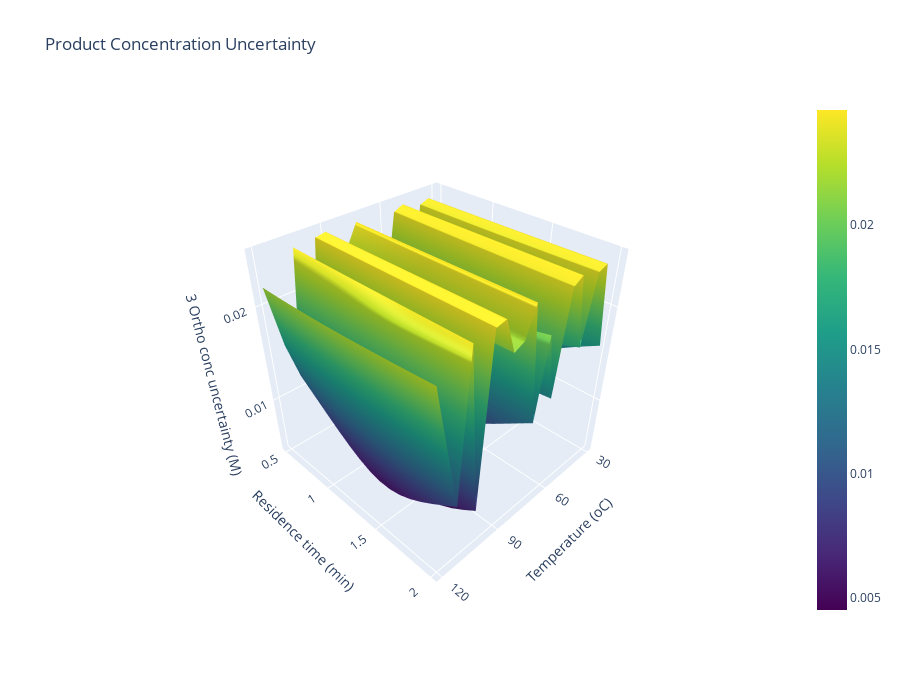

Notebook source saved alongside this figure:
### Code cell
# plot the uncertainty landscape
shape = (len(temperatures), len(residence_times))
fig = go.Figure(
    data=[
        go.Surface(
            x=test_dataset["temp"].values.reshape(shape), 
            y=test_dataset["t_r"].values.reshape(shape),  
            z=test_dataset["outlet_ortho_conc_std"].values.reshape(shape), 
            coloraxis="coloraxis",
        )
    ]
)
fig.update_layout(
    scene=dict(
        xaxis=dict(tickmode="array", tickvals=[30, 60, 90, 120], title="Temperature (oC)"),
        yaxis=dict(tickmode="array", tickvals=[0.5, 1, 1.5, 2], title="Residence time (min)"),
        zaxis=dict(tickmode="array", tickvals=[0, 0.01, 0.02, 0.03], title="3 Ortho conc uncertainty (M)"),
    ),
    coloraxis=dict(colorscale="Viridis", cmin=test_dataset["outlet_ortho_conc_std"].min(), cmax=test_dataset["outlet_ortho_conc_std"].max()),
    width=900, height=700,
    scene_camera = dict(eye=dict(x=1.5, y=1.5, z=1.5)),
    title="Product Concentration Uncertainty"
)
fig.show()

### Figure 1 — Plotly figure (JSON) as saved in the notebook; plotly's stock layout.template omitted (floating-point values rounded to 4 significant figures; data arrays with more than 128 entries replaced by an {"elided": "..."} marker saying what was removed)
{"data": [{"coloraxis": "coloraxis", "type": "surface", "x": {"elided": "19x16 float values"}, "y": {"elided": "19x16 float values"}, "z": {"elided": "19x16 float values"}}], "layout": {"coloraxis": {"cmax": 0.02464, "cmin": 0.004501, "colorscale": [[0, "#440154"], [0.1111, "#482878"], [0.2222, "#3e4989"], [0.3333, "#31688e"], [0.4444, "#26828e"], [0.5556, "#1f9e89"], [0.6667, "#35b779"], [0.7778, "#6ece58"], [0.8889, "#b5de2b"], [1, "#fde725"]]}, "height": 700, "scene": {"camera": {"eye": {"x": 1.5, "y": 1.5, "z": 1.5}}, "xaxis": {"tickmode": "array", "tickvals": [30, 60, 90, 120], "title": {"text": "Temperature (oC)"}}, "yaxis": {"tickmode": "array", "tickvals": [0.5, 1, 1.5, 2], "title": {"text": "Residence time (min)"}}, "zaxis": {"tickmode": "array", "tickvals": [0, 0.01, 0.02, 0.03], "title": {"text": "3 Ortho conc uncertainty (M)"}}}, "title": {"text": "Product Concentration Uncertainty"}, "width": 900}}
